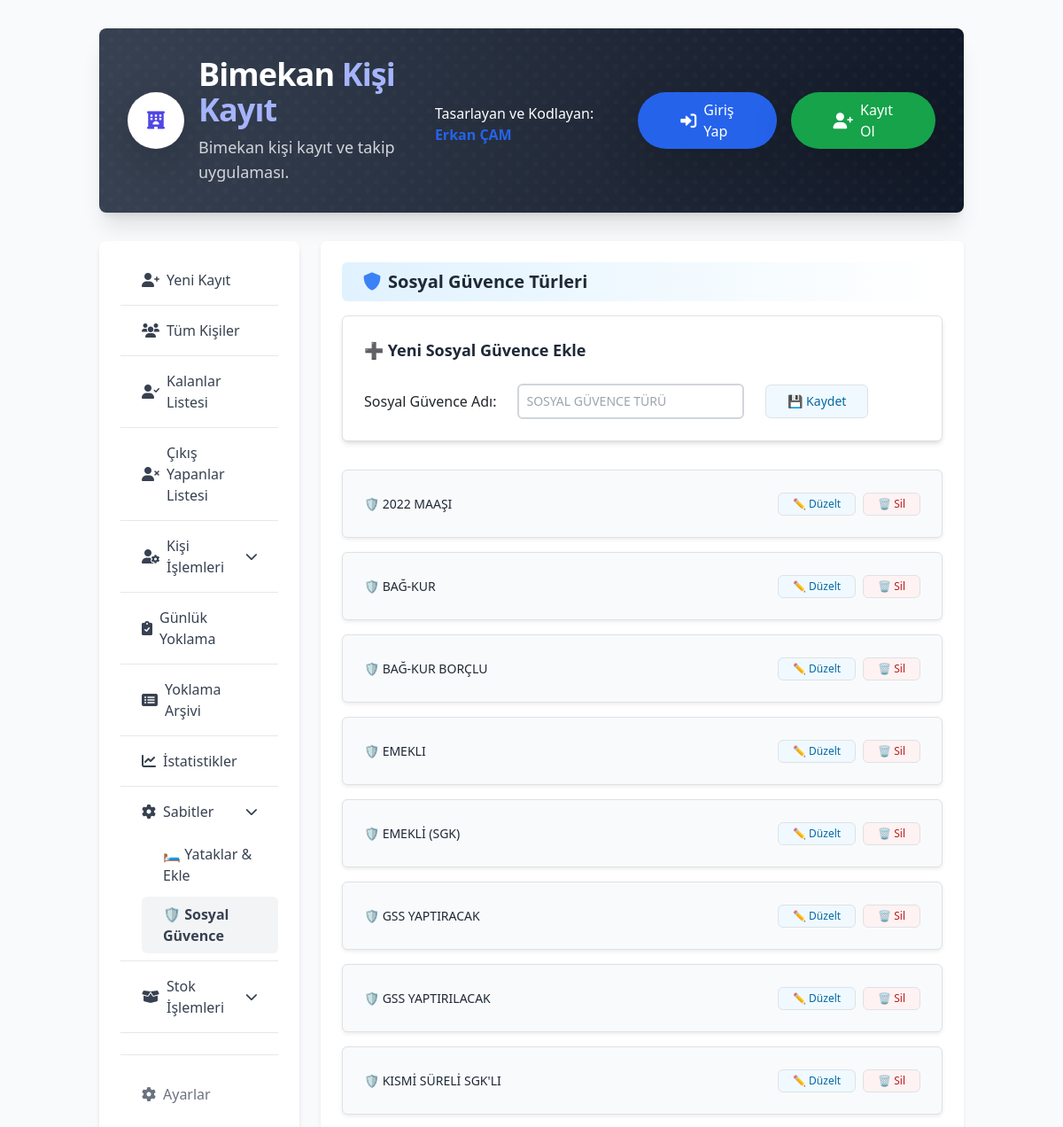
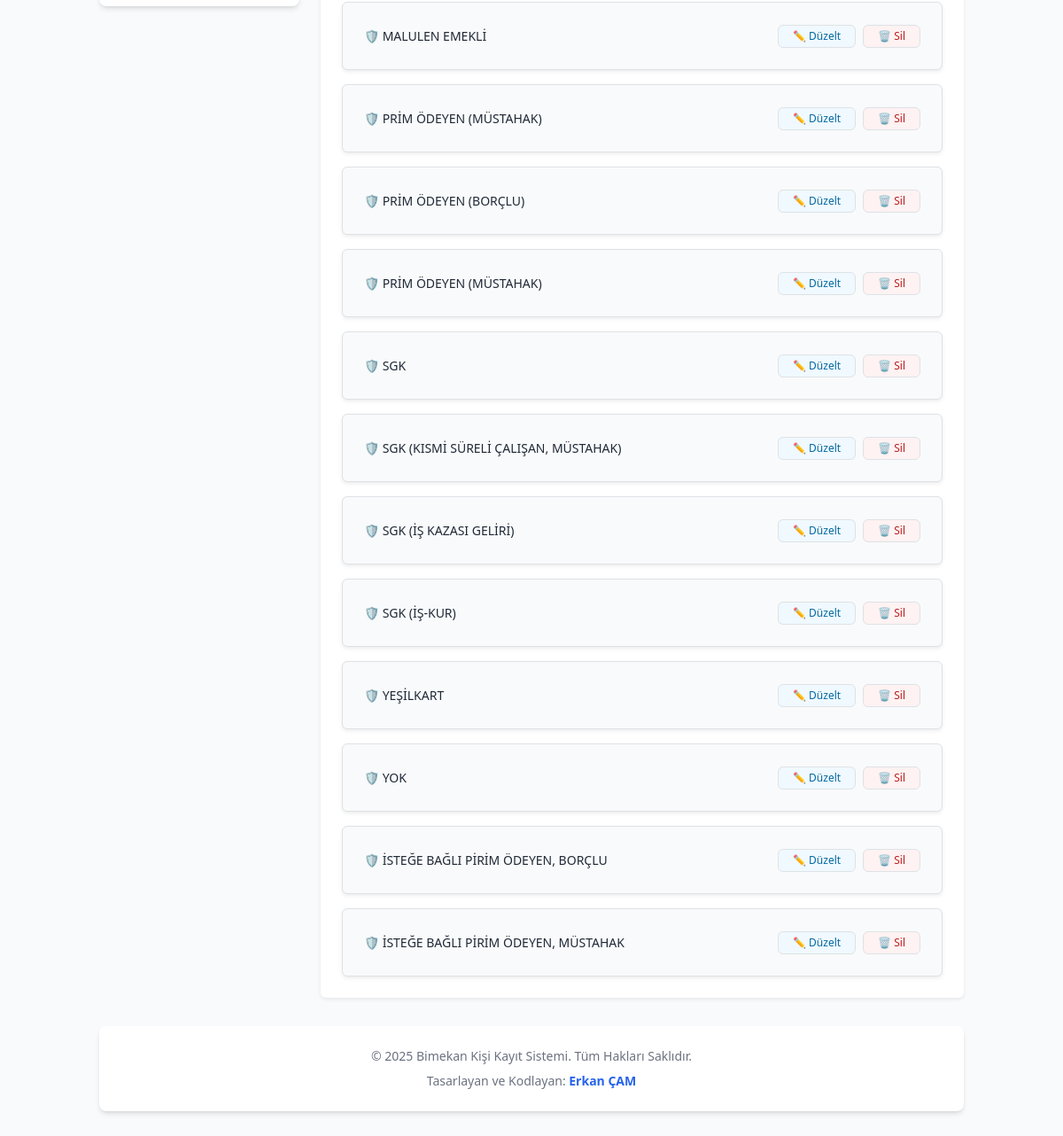
/sosyal-guvence/, run on the app's committed database (2 pictures, top to bottom).
### kayitlar/models.py (models this page shows, shortened)
class SosyalGuvence(models.Model):
    ad = models.CharField(max_length=100, unique=True, verbose_name="Sosyal Güvence Adı")
    class Meta:
        verbose_name = "Sosyal Güvence"
        verbose_name_plural = "Sosyal Güvenceler"
        ordering = ['ad']

### kayitlar/views.py (the view, shortened to what this page needs)
# urls.py: path('sosyal-guvence/', views.sosyal_guvence_ekle, name='sosyal_guvence_ekle'),
def sosyal_guvence_ekle(request):
    form = SosyalGuvenceForm(request.POST or None)
    guvenceler = SosyalGuvence.objects.all().order_by('ad')
    return render(request, 'bimekan/sosyal_guvence_ekle.html', {
        'form': form,
        'guvenceler': guvenceler,
        'current_section': 'sosyal_guvence',
    })

### kayitlar/forms.py
class SosyalGuvenceForm(forms.ModelForm):
    class Meta:
        model = SosyalGuvence
        fields = ['ad']
        widgets = {
            'ad': forms.TextInput(attrs={
                'class': 'w-64 rounded-md border-2 border-gray-300 p-2 text-sm uppercase',
                'placeholder': 'Sosyal Güvence Türü'
            })
        }

### templates/bimekan/sosyal_guvence_ekle.html (shortened to what this page needs)
{% extends 'bimekan/base.html' %}
{% block content %}
<div class="max-w-screen-md mx-auto bg-white p-6 rounded-md shadow-sm">
<h2 class="text-xl font-bold text-gray-800 bg-gradient-to-r from-sky-100 via-sky-50 to-white px-4 py-2 rounded-md flex items-center">
    <i class="fas fa-shield-alt text-blue-500 mr-2"></i> Sosyal Güvence Türleri
</h2>
<div class="bg-white border border-gray-200 rounded-md shadow-md p-6 mb-8 mt-3">
  <h3 class="text-lg font-semibold text-gray-800 mb-4">➕ Yeni Sosyal Güvence Ekle</h3>
  <form method="post">
    <div class="flex flex-wrap items-center gap-4">
      {{ form.ad.label_tag }}
      {{ form.ad }}
      <button type="submit"
              class="px-4 py-2 bg-sky-50 text-sky-700 text-sm rounded border border-sky-200 hover:bg-sky-100 transition">
        💾 Kaydet
      </button>
    </div>
  </form>
</div>
  <div class="space-y-4">
    {% for guvence in guvenceler %}
    <div class="flex items-center justify-between bg-gray-50 border rounded-md p-4 shadow-sm" id="guvence-{{ guvence.id }}">
      <div class="text-sm font-medium text-gray-800 uppercase" id="guvence-label-{{ guvence.id }}">
  🛡️ {{ guvence.ad }}
</div>
      <div class="flex items-center gap-2" id="guvence-actions-{{ guvence.id }}">
        <button onclick="duzenleGuvence({{ guvence.id }}, '{{ guvence.ad }}')"
                class="px-3 py-1 bg-sky-50 text-sky-700 text-xs rounded border hover:bg-sky-100 transition">
          ✏️ Düzelt
        </button>
        <form method="post" action="{% url 'sosyal_guvence_sil' guvence.id %}"
              onsubmit="return confirm('Bu sosyal güvence türünü silmek istediğinize emin misiniz?')">
          <button type="submit"
                  class="px-3 py-1 bg-red-50 text-red-700 text-xs rounded border hover:bg-red-100 transition">
            🗑️ Sil
          </button>
        </form>
      </div>
    </div>
    {% empty %}
    <p class="text-sm text-gray-500">Henüz sosyal güvence türü eklenmemiş.</p>
    {% endfor %}
  </div>
</div>
{% endblock %}

### data on the page
SosyalGuvence: ad "2022 MAAŞI"
SosyalGuvence: ad "BAĞ-KUR"
SosyalGuvence: ad "BAĞ-KUR BORÇLU"
SosyalGuvence: ad "EMEKLI"
SosyalGuvence: ad "EMEKLİ (SGK)"
SosyalGuvence: ad "GSS YAPTIRACAK"
SosyalGuvence: ad "GSS YAPTIRILACAK"
SosyalGuvence: ad "KISMİ SÜRELİ SGK'LI"
SosyalGuvence: ad "MALULEN EMEKLİ"
SosyalGuvence: ad "PRİM ÖDEYEN (MÜSTAHAK)"
SosyalGuvence: ad "PRİM ÖDEYEN (BORÇLU)"
SosyalGuvence: ad "PRİM ÖDEYEN (MÜSTAHAK)"
SosyalGuvence: ad "SGK"
SosyalGuvence: ad "SGK (KISMİ SÜRELİ ÇALIŞAN, MÜSTAHAK)"
SosyalGuvence: ad "SGK (İŞ KAZASI GELİRİ)"
SosyalGuvence: ad "SGK (İŞ-KUR)"
SosyalGuvence: ad "YEŞİLKART"
SosyalGuvence: ad "YOK"
SosyalGuvence: ad "İSTEĞE BAĞLI PİRİM ÖDEYEN, BORÇLU"
SosyalGuvence: ad "İSTEĞE BAĞLI PİRİM ÖDEYEN, MÜSTAHAK"
